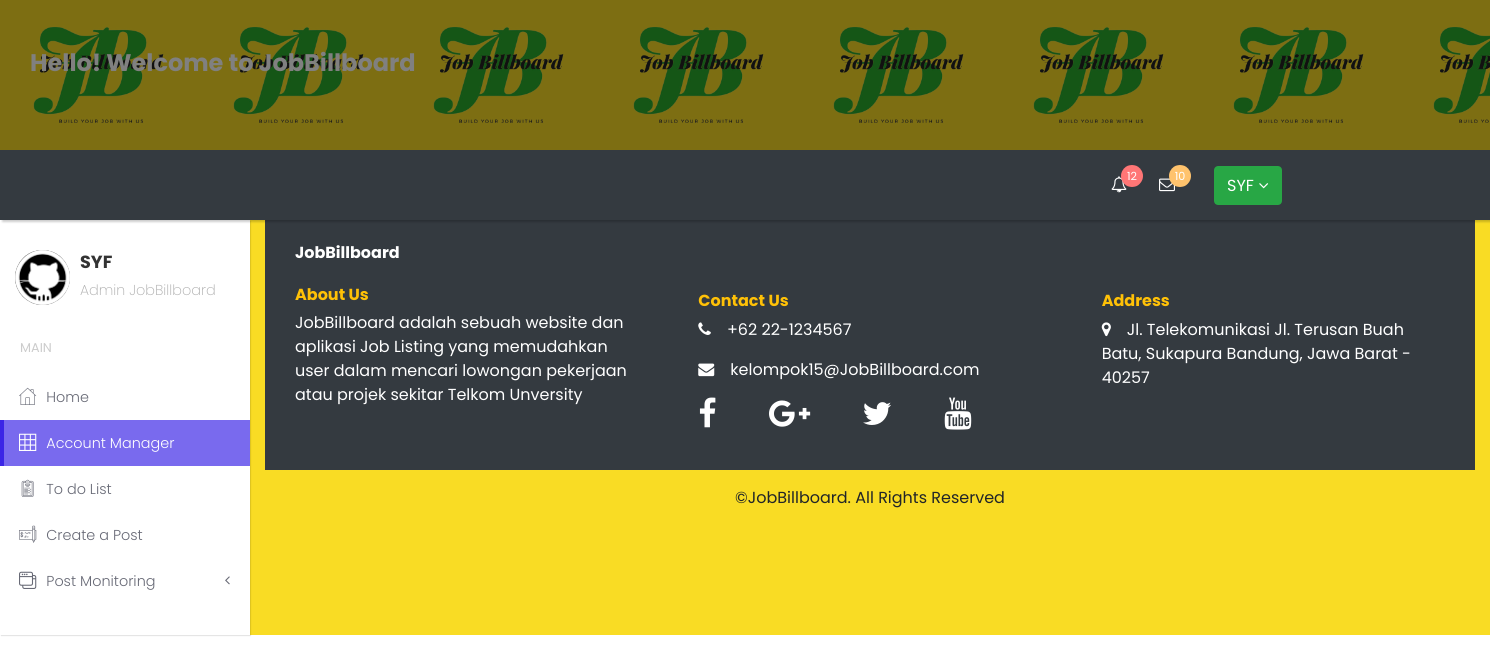
The app's page /user.php, older data.
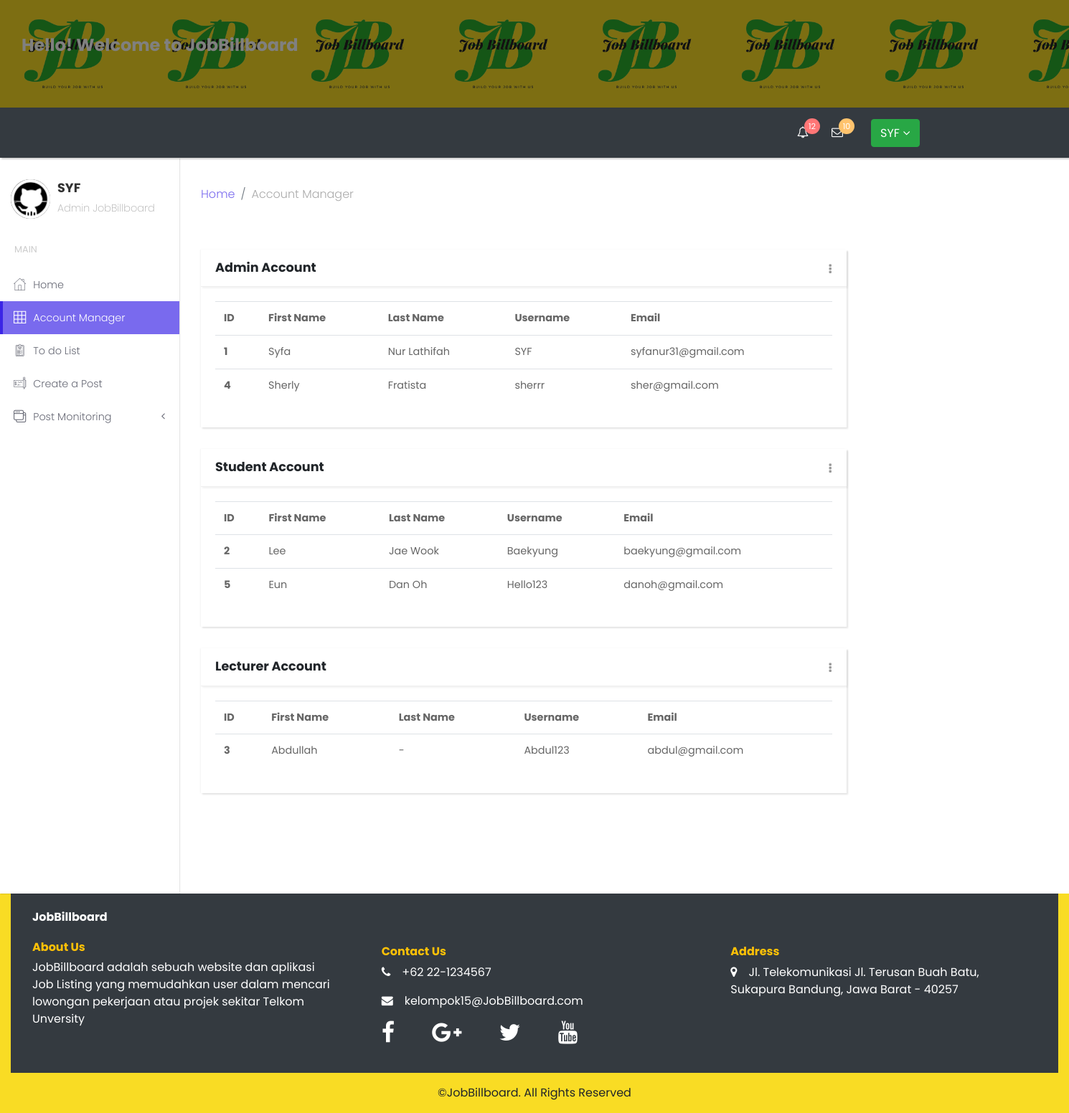
The same page, newer data.
### tables this page shows
CREATE TABLE `user` (
  `id` int(200) NOT NULL,
  `fname` varchar(200) DEFAULT NULL,
  `lname` varchar(200) DEFAULT NULL,
  `email` varchar(200) DEFAULT NULL,
  `username` varchar(200) DEFAULT NULL,
  `password` varchar(200) DEFAULT NULL,
  `status` varchar(200) DEFAULT NULL
);

### user.php (the view, shortened to what this page needs)
<?php
$conn = mysqli_connect("localhost", "root", "", "jobbillboard");
$a = mysqli_query($conn, "SELECT*FROM user WHERE status LIKE '%admin%' ");
$b = mysqli_query($conn, "SELECT*FROM user WHERE status LIKE '%student%' ");
$c = mysqli_query($conn, "SELECT*FROM user WHERE status LIKE '%lecturer%' ");
?>
<!DOCTYPE html>
<html>
  <head>
    <link rel="stylesheet" href="vendor/bootstrap/css/bootstrap.min.css">
    <link rel="stylesheet" href="vendor/font-awesome/css/font-awesome.min.css">
    <link rel="stylesheet" href="css/fontastic.css">
    <link rel="stylesheet" href="css/style.default.css" id="theme-stylesheet">
    <link rel="stylesheet" href="css/custom.css">
  </head>
  <body>
      <div id="home" style="height: 150px; background-image: url('images/logo.jpg'); background-size: contain; filter: brightness(50%); padding: 50px 0px">
        <div class="container-fluid">
          <marquee>
            <h1 class="text-white">Hello! Welcome to JobBillboard</h1>
          </marquee>
        </div>
      </div>
      <nav class="navbar navbar-expand-sm bg-dark navbar-dark sticky-top" style="">
          <div class="col-xs-4 col-md-4 col-sm-4" style="margin-left: 1080px;">
              <ul class="nav-menu list-unstyled d-flex flex-md-row align-items-md-center">
              <li class="nav-item dropdown"> <a id="notifications" rel="nofollow" data-target="#" href="#" data-toggle="dropdown" aria-haspopup="true" aria-expanded="false" class="nav-link"><i class="fa fa-bell-o"></i><span class="badge bg-red badge-corner">12</span></a>
              </li>
              <li class="nav-item dropdown"> <a id="messages" rel="nofollow" data-target="#" href="#" data-toggle="dropdown" aria-haspopup="true" aria-expanded="false" class="nav-link"><i class="fa fa-envelope-o"></i><span class="badge bg-orange badge-corner">10</span></a>
              </li>
              <li class="nav-item" style="margin-right: 15px">&ensp;</li>
              <li class="nav-item dropdown" style="margin-right: 15px">
              <a class="btn btn-success dropdown-toggle" href="" id="navbardrop" data-toggle="dropdown">SYF</a>
              </li>
            </ul>
          </div>
        </nav>
      <div class="page-content d-flex align-items-stretch">
        <nav class="side-navbar">
          <div class="sidebar-header d-flex align-items-center">
            <div class="avatar"><img src="images/project8.png" alt="..." class="img-fluid rounded-circle"></div>
            <div class="title">
              <h1 class="h4">SYF</h1>
              <p>Admin JobBillboard</p>
            </div>
          </div>
          <span class="heading">Main</span>
          <ul class="list-unstyled">
            <li><a href="admin.php"> <i class="icon-home"></i>Home </a></li>
            <li class="active"><a href="user.php"> <i class="icon-grid"></i>Account Manager</a></li>
            <li><a href="todo.php"> <i class="icon-padnote"></i>To do List </a></li>
            <li><a href="posting.php"> <i class="icon-check"></i>Create a Post</a></li>
            <li><a href="#exampledropdownDropdown" aria-expanded="false" data-toggle="collapse"> <i class="icon-interface-windows"></i>Post Monitoring </a>
            </li>
        </nav>
        <?php
        while ($select = mysqli_fetch_assoc($a)){ ?>
        <div class="content-inner">
         <div class="breadcrumb-holder container-fluid">
           <br>
            <ul class="breadcrumb">
              <li class="breadcrumb-item"><a href="index.html">Home</a></li>
              <li class="breadcrumb-item active">Account Manager</li>
            </ul>
          </div>
          <section class="tables">
            <div class="container-fluid">
              <div class="row">
                <div class="col-lg-6">
                  <div class="card" style="width:900px">
                      <div class="card-close">
                          <div class="dropdown">
                            <button type="button" id="closeCard1" data-toggle="dropdown" aria-haspopup="true" aria-expanded="false" class="dropdown-toggle"><i class="fa fa-ellipsis-v"></i></button>
                          </div>
                      </div>
                    <div class="card-header d-flex align-items-center">
                      <h3 class="h4">Admin Account</h3>
                    </div>
                    <div class="card-body">
                      <div class="table-responsive" >
                        <table class="table">
                            <tr>
                              <th>ID</th>
                              <th>First Name</th>
                              <th>Last Name</th>
                              <th>Username</th>
                              <th>Email</th>
                            </tr>
                            <?php
                            foreach($a as $data){
                            ?>
                            <tr>
                              <th scope="row"><?= $data["id"] ?></th>
                              <td><?= $data["fname"] ?></td>
                              <td><?= $data["lname"] ?></td>
                              <td><?= $data["username"] ?></td>
                              <td><?= $data["email"] ?></td>
                            </tr>
                            <?php }?>
                        </table>
                      </div>
                    </div>
                  </div>
                </div>
              </div>
            </div>
                <div class="container-fluid">
                    <div class="row">
                      <div class="col-lg-6">
                        <div class="card" style="width:900px">
                            <div class="card-close">
                                <div class="dropdown">
                                  <button type="button" id="closeCard1" data-toggle="dropdown" aria-haspopup="true" aria-expanded="false" class="dropdown-toggle"><i class="fa fa-ellipsis-v"></i></button>
                                </div>
                            </div>
                          <div class="card-header d-flex align-items-center">
                            <h3 class="h4">Student Account</h3>
                          </div>
                          <div class="card-body">
                            <div class="table-responsive">
                            <table class="table">
                            <tr>
                              <th>ID</th>
                              <th>First Name</th>
                              <th>Last Name</th>
                              <th>Username</th>
                              <th>Email</th>
                            </tr>
                            <?php
                            foreach($b as $data){
                            ?>
                            <tr>
                              <th scope="row"><?= $data["id"] ?></th>
                              <td><?= $data["fname"] ?></td>
                              <td><?= $data["lname"] ?></td>
                              <td><?= $data["username"] ?></td>
                              <td><?= $data["email"] ?></td>
                            </tr>
                            <?php }?>
                        </table>
                            </div>
                          </div>
                        </div>
                      </div>
                      </div>
                      </div>
                      <div class="container-fluid">
                          <div class="row">
                            <div class="col-lg-6">
                              <div class="card" style="width:900px">
                                  <div class="card-close">
                                      <div class="dropdown">
                                        <button type="button" id="closeCard1" data-toggle="dropdown" aria-haspopup="true" aria-expanded="false" class="dropdown-toggle"><i class="fa fa-ellipsis-v"></i></button>
                                      </div>
                                  </div>
                                <div class="card-header d-flex align-items-center">
                                  <h3 class="h4">Lecturer Account</h3>
                                </div>
                                <div class="card-body">
                                  <div class="table-responsive">
                                  <table class="table">
                            <tr>
                              <th>ID</th>
                              <th>First Name</th>
                              <th>Last Name</th>
                              <th>Username</th>
                              <th>Email</th>
                            </tr>
                            <?php
                            foreach($c as $data){
                            ?>
                            <tr>
                              <th scope="row"><?= $data["id"] ?></th>
                              <td><?= $data["fname"] ?></td>
                              <td><?= $data["lname"] ?></td>
                              <td><?= $data["username"] ?></td>
                              <td><?= $data["email"] ?></td>
                            </tr>
                            <?php }?>
                        </table>
                                  </div>
                                </div>
                              </div>
                            </div>
              </div>
            </div>
          </section>
          </div>
          </div>
          <?php }?>
	<footer style="background-color: #f9dc24">
      <div class="container-fluid text-center text-md-left">
        <div class="row bg-dark" style="height: 250px">
          <div class="col-md-4">
            <div class="container">
              <h5 class="my-4 text-white">JobBillboard</h5>
              <h5 class="text-warning">About Us</h5>
              <p class="text-white">JobBillboard adalah sebuah website dan aplikasi Job Listing yang memudahkan user dalam mencari lowongan pekerjaan atau projek sekitar Telkom Unversity</p>
            </div>
          </div>
          <div class="col-md-4">
            <div class="container py-5 my-4">
              <h5 class="text-warning">Contact Us</h5>
              <p class="text-white"><i class="fa fa-phone mr-md-3"></i>+62 22-1234567</p>
              <p class="text-white"><i class="fa fa-envelope mr-md-3"></i>kelompok15@JobBillboard.com</a></p>
              <a href="#"><i class="fa fa-facebook fa-2x text-white mr-md-5"></i></a>
              <a href="#"><i class="fa fa-google-plus fa-2x text-white mr-md-5"></i></a>
              <a href="#"><i class="fa fa-twitter fa-2x text-white mr-md-5"></i></a>
              <a href="#"><i class="fa fa-youtube fa-2x text-white mr-md-5"></i></a>
            </div>
          </div>
          <div class="col-md-4">
            <div class="container py-5 my-4">
              <h5 class="text-warning">Address</h5>
              <p class="text-white"> <i class="fa fa-map-marker mr-md-3"></i>Jl. Telekomunikasi Jl. Terusan Buah Batu, Sukapura Bandung, Jawa Barat - 40257</p>
            </div>
          </div>
        </div>
      </div>
      <div class="footer-copyright text-center py-3">&copy;JobBillboard. All Rights Reserved</div>
    </footer>
  </body>
</html>

Row changes from the older to the newer data that the page shows:
added user: id "1", fname "Syfa", lname "Nur Lathifah", username "SYF", email "syfanur31@gmail.com"
added user: id "4", fname "Sherly", lname "Fratista", username "sherrr", email "sher@gmail.com"
added user: id "2", fname "Lee", lname "Jae Wook", username "Baekyung", email "baekyung@gmail.com"
added user: id "5", fname "Eun", lname "Dan Oh", username "Hello123", email "danoh@gmail.com"
added user: id "3", fname "Abdullah", lname "-", username "Abdul123", email "abdul@gmail.com"
